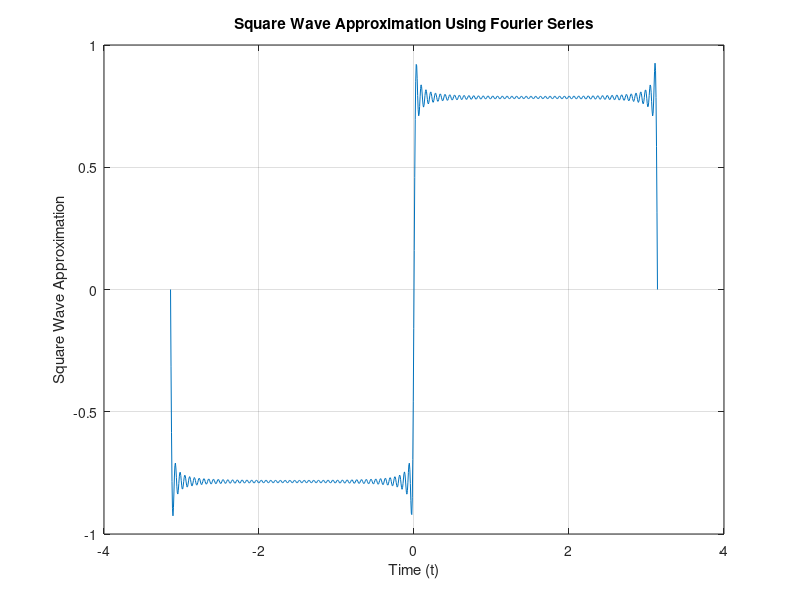

Write the MATLAB code that produced this figure.
% Taha Akhlaq - MATLAB Assignment 2: Vectorization

clc; % clear command window


% Question 1

u = (-5 : 3 : 7) % 1

v = (-pi : pi/2 : pi)' % 2


% Question 2

n_q2 = prod(1:10)


% Question 3

% Part 1
A = zeros(5,5); % 5x5 Matrix

% Insert 1s
A(1,1) = 1; 
A(2,2) = 1;
A(4,4) = 1;
A(5,4) = 1;
A(5,5) = 1;

A % Display the Matrix


% Part 2
B_left = reshape( [12, 11, 10, 6, 5, 4], [3, 2] ); % Create Left Side of B
B_right = B_left - 3; % Create Right Side of B
B = [B_left, B_right] % Conjoin the Two Sides


% Question 4

%i
t = linspace (-pi, pi, 1000);

%ii
n = (0:50)';
a_n = (2*n + 1);

%iii
terms = (sin(a_n * t) ./ a_n);

%iv
s = sum(terms, 1);

%v
plot(t, s);
grid on;
xlabel('Time (t)');
ylabel('Square Wave Approximation');
title('Square Wave Approximation Using Fourier Series');

% Output:
